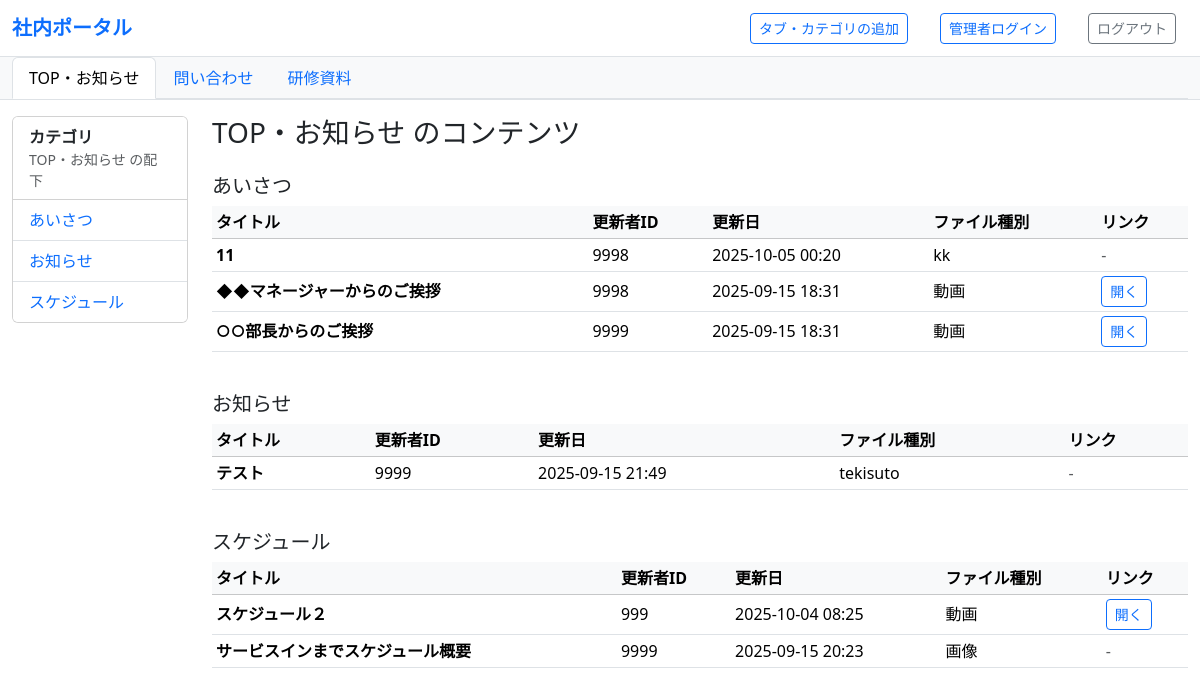
Before: / with the older database file.
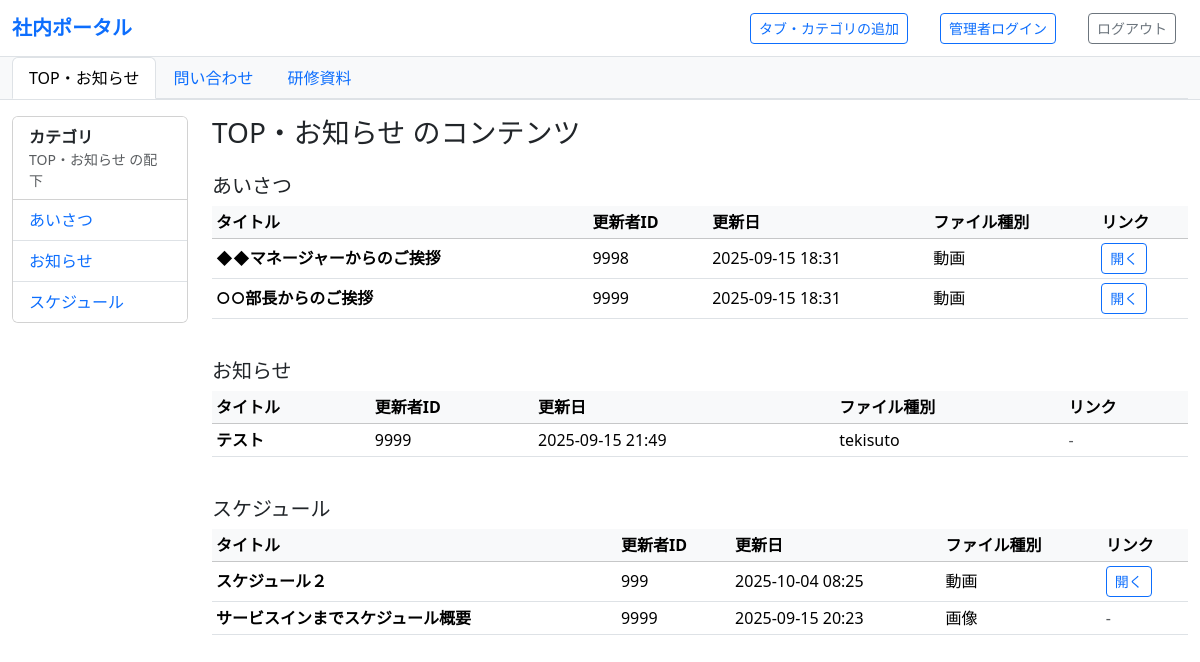
After: the same page with the newer database file.
### share/models.py (models this page shows, shortened)
class Category(models.Model):
    id = models.AutoField(primary_key=True)
    name = models.CharField(
        verbose_name="カテゴリ名",
        max_length=100
    )
    parent_id = models.PositiveIntegerField(
        db_column="親カテゴリ",
        null=True, blank=True,
    )
    class Meta:
        db_table = "カテゴリ"
        verbose_name = "カテゴリ"
        verbose_name_plural = "カテゴリ"
    def __str__(self):
        return f"{self.id} {self.name}"

class Content(models.Model):
    id = models.AutoField(primary_key=True)
    administrator = models.ForeignKey(
        Administrator,
        on_delete=models.CASCADE,
        db_column="管理者ID"
    )
    category = models.ForeignKey(
        Category,
        on_delete=models.CASCADE,
        db_column="カテゴリID"
    )
    title = models.CharField(
        verbose_name="表示名称（タイトル）",
        max_length=200
    )
    description = models.TextField(
        verbose_name="概要説明",
        blank=True, null=True
    )
    updater_user_id = models.PositiveIntegerField(
        verbose_name="更新者ID",
    )
    updated_at = models.DateTimeField(
        verbose_name="更新日",
        auto_now=True
    )
    file_url = models.URLField(
        verbose_name="添付ファイル格納先URL",
        max_length=500,
        blank=True, null=True
    )
    file_type = models.CharField(
        verbose_name="ファイル種別",
        max_length=50
    )
    class Meta:
        db_table = "コンテンツ"
        verbose_name = "コンテンツ"
        verbose_name_plural = "コンテンツ"
    def __str__(self):
        return f"{self.id} {self.title}"

### share/views.py (the view)
# urls.py: path("", views.parent_contents, {"parent_id": 8}, name="parent_contents_default"),
def parent_contents(request, parent_id: int):
    parent = get_object_or_404(Category, id=parent_id)
    children_qs = Category.objects.filter(parent_id=parent.id).order_by("name")
    contents_qs = (
        Content.objects
        .select_related("category")       # category.name をテンプレで使う前提
        .filter(category__parent_id=parent.id)
        .order_by("category__name", "-updated_at")
    )
    template_name = "parent_generic.html"
    return render(request, template_name, {
        "parent": parent,
        "children": children_qs,     # 左メニュー
        "contents": contents_qs,     # 右側テーブル
        "contents_by_child": _group_by_child(contents_qs),
    })

### share/context_processors.py (called while the page is built)
def parent_categories(request):
    return {
        "parent_categories": Category.objects.filter(parent_id__isnull=True).order_by("name")
    }

### share/views.py (called while the page is built)
def _group_by_child(contents_qs):
    print("contents_qs=",contents_qs)
    """{child_category: [Content,...]} へ整形（テンプレ側で使いやすいように）"""
    from collections import OrderedDict
    grouped = OrderedDict()
    for c in contents_qs:
        grouped.setdefault(c.category, []).append(c)
        print("c.category=",c.category)
    print("grouped",grouped)
    return grouped

### share/templates/parent_generic.html (shortened to what this page needs)
{% extends "base.html" %}
{% block left_menu %}
  {% include "includes/_left_menu_children.html" with parent=parent children=children only %}
{% endblock %}
{% block content %}
  <h1 class="h3 mb-3">{{ parent.name }} のコンテンツ</h1>
  {% for child, rows in contents_by_child.items %}
    <h2 id="child-{{ child.id }}" class="h5 mt-4 mb-2">
      {{ child.name }}
    </h2>
    <div class="table-responsive">
      <table class="table table-sm table-hover align-middle">
        <thead class="table-light">
          <tr>
            <th>タイトル</th>
            <th>更新者ID</th>
            <th>更新日</th>
            <th>ファイル種別</th>
            <th>リンク</th>
          </tr>
        </thead>
        <tbody>
          {% for c in rows %}
            <tr>
              <td class="fw-semibold">{{ c.title }}</td>
              <td>{{ c.updater_user_id }}</td>
              <td>{{ c.updated_at|date:"Y-m-d H:i" }}</td>
              <td>{{ c.file_type }}</td>
              <td>
                {% if c.file_url %}
                  <a class="btn btn-sm btn-outline-primary" href="{{ c.file_url }}" target="_blank" rel="noopener">開く</a>
                {% else %}
                  <span class="text-muted">-</span>
                {% endif %}
              </td>
            </tr>
          {% empty %}
            <tr><td colspan="5" class="text-muted">コンテンツはありません</td></tr>
          {% endfor %}
        </tbody>
      </table>
    </div>
  {% empty %}
    <div class="alert alert-secondary">配下コンテンツはありません。</div>
  {% endfor %}
{% endblock %}

### share/templates/base.html (shortened to what this page needs)
<!DOCTYPE html>
<html lang="ja">
<head>
  <link href="https://cdn.jsdelivr.net/npm/bootstrap@5.3.3/dist/css/bootstrap.min.css" rel="stylesheet">
</head>
<body>
  <nav class="navbar navbar-expand-lg navbar-light bg-white border-bottom sticky-top">
    <div class="container-fluid d-flex justify-content-between align-items-center">
      <a class="navbar-brand fw-bold text-primary" href="{% url 'parent_contents_default' %}">社内ポータル</a>
      <div class="d-flex gap-2">
        <div class="container-fluid">
          <form action="{% url 'category_add' %}" method="post">
            <input class="btn btn-outline-primary btn-sm" type="submit" value="タブ・カテゴリの追加">
          </form>
        </div>
        <div class="container-fluid">
          <form action="{% url 'login' %}" method="post">
            <input class="btn btn-outline-primary btn-sm" type="submit" value="管理者ログイン">
          </form>
        </div>
        <div class="container-fluid">
          <form action="{% url 'logout' %}" method="post">
            <input class="btn btn-outline-secondary btn-sm" type="submit" value="ログアウト">
          </form>
        </div>
      </div>
    </div>
  </nav>
  <div class="bg-light border-bottom">
    <div class="container-fluid">
      <ul class="nav nav-tabs">
        {% for cat in parent_categories %}
          <li class="nav-item">
            <a class="nav-link {% if parent and parent.id == cat.id %}active{% endif %}"
               href="{% url 'parent_contents' parent_id=cat.id %}">
              {{ cat.name }}
            </a>
          </li>
        {% empty %}
          <li class="nav-item text-muted small p-2">親カテゴリが未登録です</li>
        {% endfor %}
      </ul>
    </div>
  </div>
  <main class="container-fluid my-3">
    <div class="row">
      <aside class="col-12 col-md-3 col-lg-2 mb-3">
        {% block left_menu %}{% endblock %}
      </aside>
      <section class="col-12 col-md-9 col-lg-10">
        {% block content %}{% endblock %}
      </section>
    </div>
  </main>
</body>
</html>

### share/templates/includes/_left_menu_children.html
<div class="card">
  <div class="card-header bg-white">
    <div class="fw-bold">カテゴリ</div>
    <div class="small text-muted">{{ parent.name }} の配下</div>
  </div>
  <ul class="list-group list-group-flush">
    {% for child in children %}
      <li class="list-group-item d-flex justify-content-between align-items-center">
        <a class="text-decoration-none" href="#child-{{ child.id }}">{{ child.name }}</a>
      </li>
    {% empty %}
      <li class="list-group-item text-muted">子カテゴリはありません</li>
    {% endfor %}
  </ul>
</div>

Changed rows visible on the page:
removed Content: title "11", updater_user_id "9998", updated_at "2025-10-05 00:20", file_type "kk", shown under Category "あいさつ"
